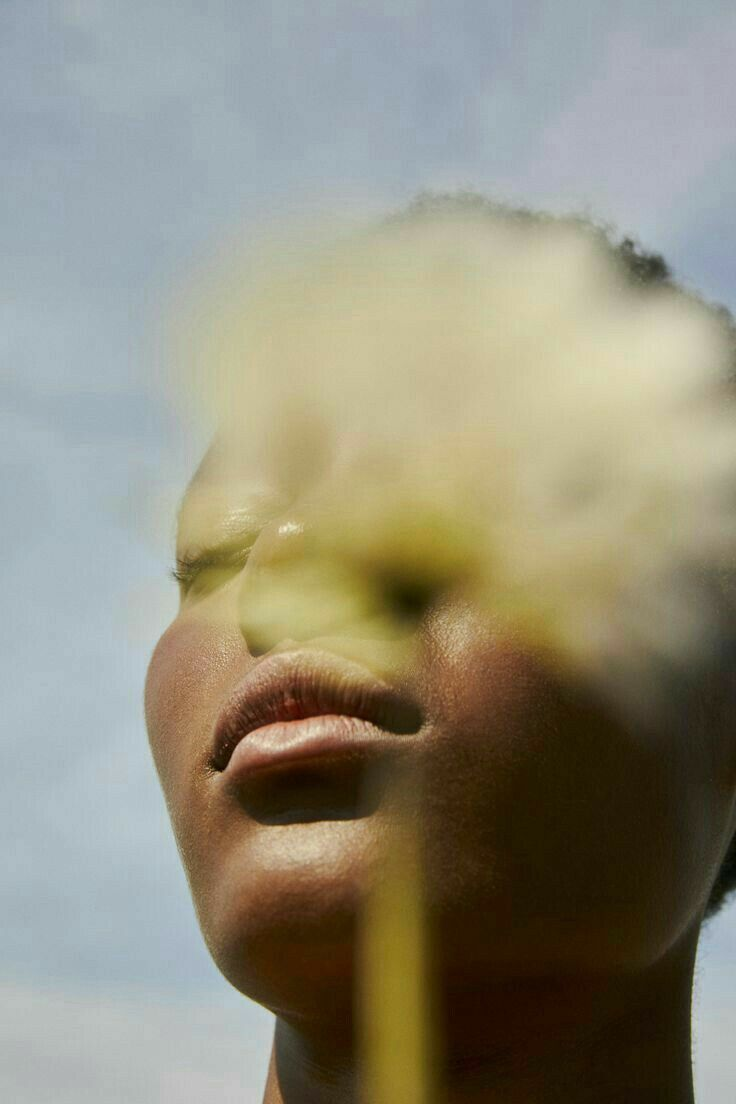
#> input picture gem-anastation-reels/editorial_grid/sources/green_tourmaline_human.jpg, 736 x 1104 px
$ python crop.py
#> lines starting #> are read from the running program, lines starting #| are printed output that depends on the picture
"""GA / NATURE · GEMSTONE · IDENTITY / EDITORIAL GRID — photo crops.
Each photo is cut to a 540×675 tile (4:5): (source left, top, width) in source
pixels, chosen to keep the framing of the approved mock-up (subject at the same
place in the tile, same scale where the square allows). Only scale + crop.
Usage: python3 tools/crop.py <set>"""
import os
import sys
from pathlib import Path

import numpy as np
from PIL import Image

ROOT = Path(__file__).resolve().parents[1]
SETS = {
    "green_tourmaline": {
        "human":  (31, 216, 680),    # face, lips at ~57 % height as in the mock-up
        "nature": (120, 136, 800),   # stamens slightly left of centre, mid-height
        "gem":    (427, 682, 480),   # front stone low-left, second stone top-right
    },
    "lavender_spinel": {
        "human":  (0, 0, 960),       # the full 4:5 portrait
        "nature": (10, 196, 780),    # orchid cluster filling the tile
        "gem":    (0, 330, 1125),    # stone just right of centre, above the middle
    },
    "dark_rhodolite": {
        "human":  (15, 40, 520),     # slightly closer on the face, as in the mock-up
        "nature": (0, 60, 736),      # anthurium with its shadow, full width
        "gem":    (105, 160, 900),   # stone centred low; ends above the photographer's
                                     # "ILDAR" mark (rows 1310-1367 of the source)
    },
}
# Stories (1080×1920, tiles 540×960, 9:16): (left, top, width) in source px;
# height = width × 16/9. Photos fill their tiles completely.
SETS_STORY = {
    "green_tourmaline": {"human": (80, 0, 621), "nature": (175, 0, 675), "gem": (427, 543, 480)},
    "lavender_spinel":  {"human": (242, 0, 675), "nature": (83, 0, 675), "gem": (33, 70, 1050)},
    "dark_rhodolite":   {"human": (152, 0, 417), "nature": (115, 0, 621), "gem": (159, 0, 726)},
}
# Global colour match to the approved mock-up where the client graded a photo
# (per-channel mean/std transfer; a tonal operation only, nothing retouched).
GRADE = {("green_tourmaline", "gem"): ("sources/mockup_green_tourmaline.jpg", (546, 721, 1080, 1350))}
STORY = os.environ.get("STORY") == "1"
name = sys.argv[1] if len(sys.argv) > 1 else "green_tourmaline"
TW, TH = (540, 960) if STORY else (540, 675)
for slot, (x, y, w) in (SETS_STORY if STORY else SETS)[name].items():
    h = round(w * TH / TW)
    im = Image.open(ROOT / "sources" / f"{name}_{slot}.jpg").convert("RGB")
#> im is the input picture: PIL image 736x1104 RGB; mean R, G, B 145, 141.7, 124.3
    assert x + w <= im.width and y + h <= im.height, (slot, im.size)
    im = im.crop((x, y, x + w, y + h)).resize((TW, TH), Image.LANCZOS)
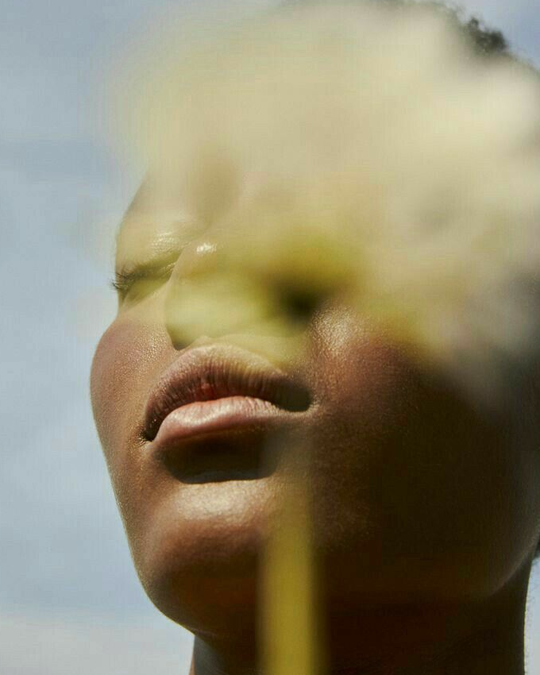
#> im: PIL image 540x675 RGB; mean R, G, B 142, 133.9, 107.9
    if (name, slot) in GRADE:
        ref, box = GRADE[(name, slot)]
        r = np.asarray(Image.open(ROOT / ref).convert("RGB").crop(box)).reshape(-1, 3).astype(np.float32)
        a = np.asarray(im).astype(np.float32)
        f = a.reshape(-1, 3)
        a = (a - f.mean(0)) / f.std(0) * r.std(0) + r.mean(0)
        im = Image.fromarray(a.clip(0, 255).round().astype(np.uint8))
    im.save(ROOT / "build" / f"{name}_{slot}{'_story' if STORY else ''}.jpg", quality=96)
    print(slot, "->", (x, y, w, h))
#> pass 2 of the loop `for slot, (x, y, w) in (SETS_STORY if STORY else SETS)[name].items():`:
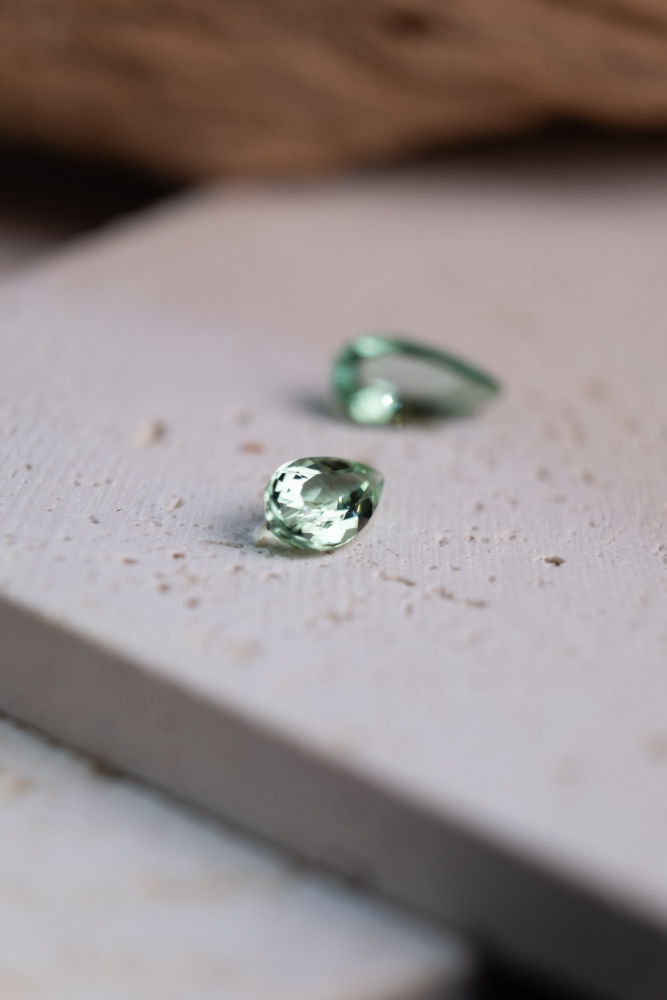
#> input picture gem-anastation-reels/editorial_grid/sources/green_tourmaline_gem.jpg, 1333 x 2000 px, given in place of green_tourmaline_nature.jpg, which was not available (shown at 1/2 size)
#> im is the input picture: PIL image 1333x2000 RGB; mean R, G, B 147.3, 137.4, 136.9
#> `im = im.crop((x, y, x + w, y + h)).resize((TW, TH), Image.LANCZOS)`:
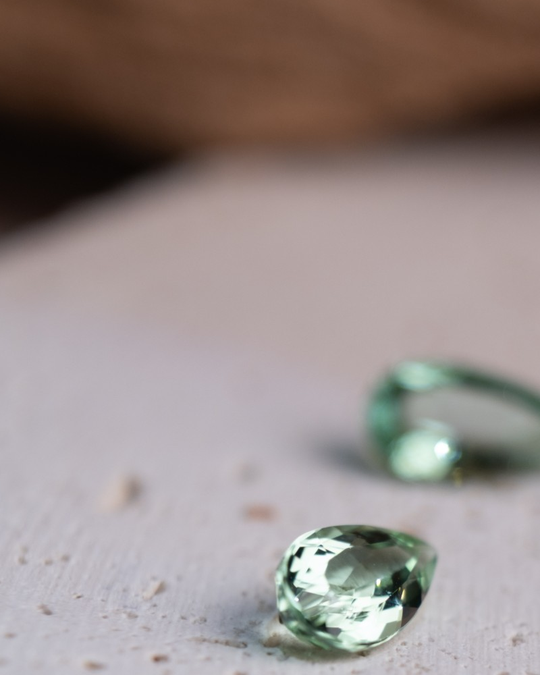
#> im: PIL image 540x675 RGB; mean R, G, B 150, 138.5, 135.9
#> pass 3 of the loop `for slot, (x, y, w) in (SETS_STORY if STORY else SETS)[name].items():`:
#> `im = im.crop((x, y, x + w, y + h)).resize((TW, TH), Image.LANCZOS)`:
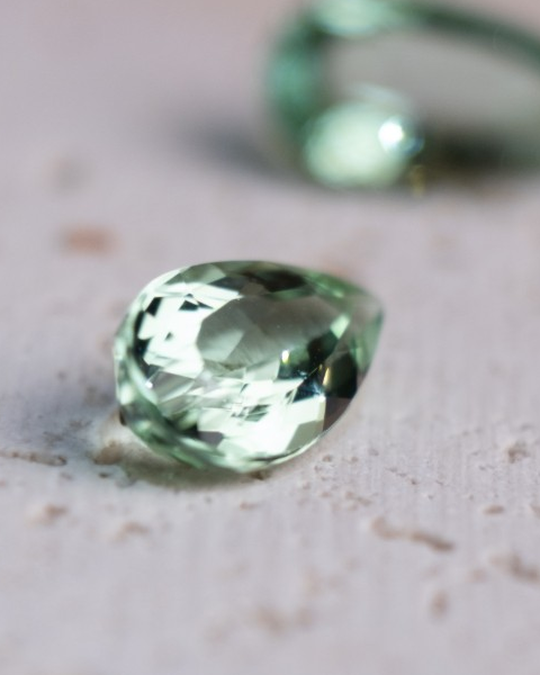
#> im: PIL image 540x675 RGB; mean R, G, B 170.8, 171.1, 172.2
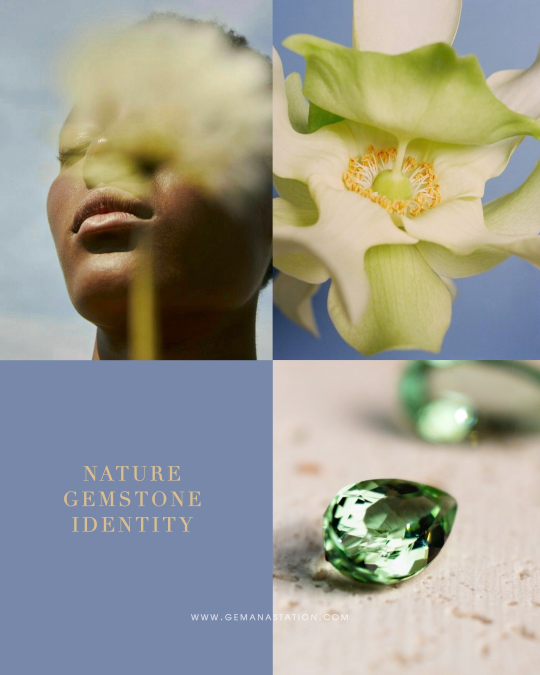
#> input picture gem-anastation-reels/editorial_grid/sources/mockup_green_tourmaline.jpg, 1080 x 1350 px (shown at 1/2 size)
#> `im = Image.fromarray(a.clip(0, 255).round().astype(np.uint8))`:
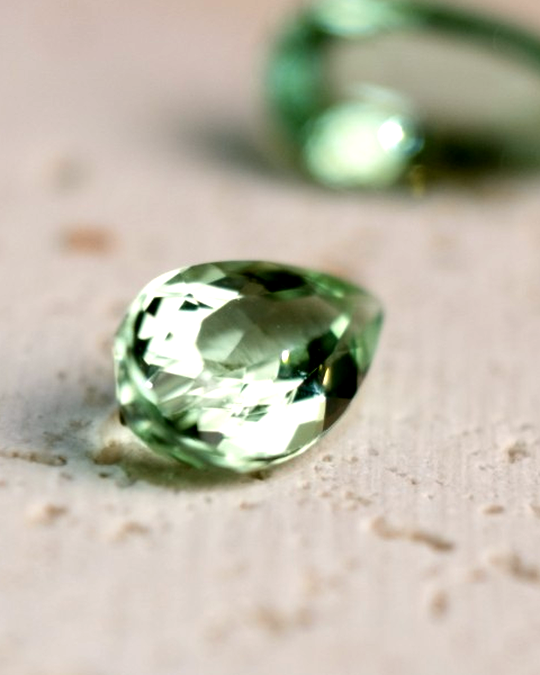
#> im: PIL image 540x675 RGB; mean R, G, B 188.8, 184.3, 168.4
